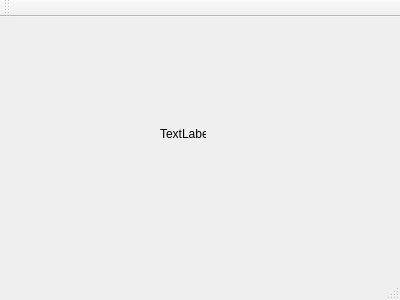
<?xml version="1.0" encoding="UTF-8"?>
<ui version="4.0">
 <class>MainWindow</class>
 <widget class="QMainWindow" name="MainWindow">
  <property name="geometry">
   <rect>
    <x>0</x>
    <y>0</y>
    <width>400</width>
    <height>300</height>
   </rect>
  </property>
  <property name="windowTitle">
   <string>MainWindow</string>
  </property>
  <widget class="QWidget" name="centralWidget">
   <widget class="QLabel" name="label">
    <property name="geometry">
     <rect>
      <x>160</x>
      <y>110</y>
      <width>46</width>
      <height>13</height>
     </rect>
    </property>
    <property name="text">
     <string>TextLabel</string>
    </property>
   </widget>
  </widget>
  <widget class="QMenuBar" name="menuBar">
   <property name="geometry">
    <rect>
     <x>0</x>
     <y>0</y>
     <width>400</width>
     <height>21</height>
    </rect>
   </property>
  </widget>
  <widget class="QToolBar" name="mainToolBar">
   <attribute name="toolBarArea">
    <enum>TopToolBarArea</enum>
   </attribute>
   <attribute name="toolBarBreak">
    <bool>false</bool>
   </attribute>
  </widget>
  <widget class="QStatusBar" name="statusBar"/>
 </widget>
 <layoutdefault spacing="6" margin="11"/>
 <resources/>
 <connections/>
</ui>
